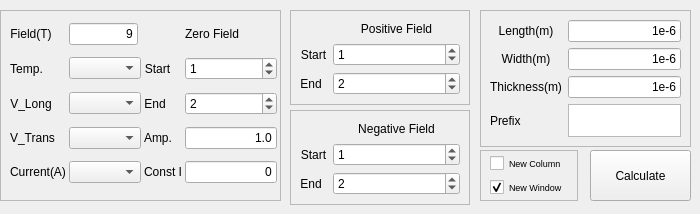
         <widget class="QWidget" name="tab_7">
          <attribute name="title">
           <string>TSwp_Hall</string>
          </attribute>
          <widget class="QFrame" name="frame_30">
           <property name="geometry">
            <rect>
             <x>480</x>
             <y>10</y>
             <width>211</width>
             <height>137</height>
            </rect>
           </property>
           <property name="frameShape">
            <enum>QFrame::Shape::StyledPanel</enum>
           </property>
           <property name="frameShadow">
            <enum>QFrame::Shadow::Raised</enum>
           </property>
           <layout class="QGridLayout" name="gridLayout_24">
            <item row="1" column="1">
             <widget class="QLineEdit" name="editTSwpHallWidth">
              <property name="text">
               <string>1e-6</string>
              </property>
              <property name="alignment">
               <set>Qt::AlignmentFlag::AlignRight|Qt::AlignmentFlag::AlignTrailing|Qt::AlignmentFlag::AlignVCenter</set>
              </property>
             </widget>
            </item>
            <item row="2" column="1">
             <widget class="QLineEdit" name="editTSwpHallThickness">
              <property name="text">
               <string>1e-6</string>
              </property>
              <property name="alignment">
               <set>Qt::AlignmentFlag::AlignRight|Qt::AlignmentFlag::AlignTrailing|Qt::AlignmentFlag::AlignVCenter</set>
              </property>
             </widget>
            </item>
            <item row="0" column="1">
             <widget class="QLineEdit" name="editTSwpHallLength">
              <property name="text">
               <string>1e-6</string>
              </property>
              <property name="alignment">
               <set>Qt::AlignmentFlag::AlignRight|Qt::AlignmentFlag::AlignTrailing|Qt::AlignmentFlag::AlignVCenter</set>
              </property>
             </widget>
            </item>
            <item row="1" column="0">
             <widget class="QLabel" name="label_X_24">
              <property name="text">
               <string>Width(m)</string>
              </property>
              <property name="alignment">
               <set>Qt::AlignmentFlag::AlignCenter</set>
              </property>
             </widget>
            </item>
            <item row="0" column="0">
             <widget class="QLabel" name="label_X_25">
              <property name="text">
               <string>Length(m)</string>
              </property>
              <property name="alignment">
               <set>Qt::AlignmentFlag::AlignCenter</set>
              </property>
             </widget>
            </item>
            <item row="2" column="0">
             <widget class="QLabel" name="label_X_26">
              <property name="text">
               <string>Thickness(m)</string>
              </property>
              <property name="alignment">
               <set>Qt::AlignmentFlag::AlignCenter</set>
              </property>
             </widget>
            </item>
            <item row="3" column="0">
             <widget class="QLabel" name="label_10">
              <property name="text">
               <string>Prefix</string>
              </property>
             </widget>
            </item>
            <item row="3" column="1">
             <widget class="QPlainTextEdit" name="editTSwpHallPrefix"/>
            </item>
           </layout>
          </widget>
          <widget class="QPushButton" name="btnTSwpHallCalculate">
           <property name="geometry">
            <rect>
             <x>590</x>
             <y>150</y>
             <width>101</width>
             <height>51</height>
            </rect>
           </property>
           <property name="sizePolicy">
            <sizepolicy hsizetype="Preferred" vsizetype="Preferred">
             <horstretch>0</horstretch>
             <verstretch>0</verstretch>
            </sizepolicy>
           </property>
           <property name="text">
            <string>Calculate</string>
           </property>
          </widget>
          <widget class="QFrame" name="frame_31">
           <property name="geometry">
            <rect>
             <x>480</x>
             <y>150</y>
             <width>98</width>
             <height>51</height>
            </rect>
           </property>
           <property name="frameShape">
            <enum>QFrame::Shape::StyledPanel</enum>
           </property>
           <property name="frameShadow">
            <enum>QFrame::Shadow::Raised</enum>
           </property>
           <layout class="QVBoxLayout" name="verticalLayout_8">
            <property name="topMargin">
             <number>3</number>
            </property>
            <property name="bottomMargin">
             <number>3</number>
            </property>
            <item>
             <widget class="QCheckBox" name="checkTSwpHallNewColumn">
              <property name="font">
               <font>
                <pointsize>7</pointsize>
               </font>
              </property>
              <property name="text">
               <string>New Column</string>
              </property>
              <property name="checked">
               <bool>false</bool>
              </property>
              <property name="tristate">
               <bool>false</bool>
              </property>
             </widget>
            </item>
            <item>
             <widget class="QCheckBox" name="checkTSwpHallNewWindow">
              <property name="font">
               <font>
                <pointsize>7</pointsize>
               </font>
              </property>
              <property name="text">
               <string>New Window</string>
              </property>
              <property name="checked">
               <bool>true</bool>
              </property>
              <property name="tristate">
               <bool>false</bool>
              </property>
             </widget>
            </item>
           </layout>
          </widget>
          <widget class="QFrame" name="frame_32">
           <property name="geometry">
            <rect>
             <x>0</x>
             <y>10</y>
             <width>281</width>
             <height>191</height>
            </rect>
           </property>
           <property name="frameShape">
            <enum>QFrame::Shape::StyledPanel</enum>
           </property>
           <property name="frameShadow">
            <enum>QFrame::Shadow::Raised</enum>
           </property>
           <layout class="QGridLayout" name="gridLayout_25">
            <property name="topMargin">
             <number>3</number>
            </property>
            <property name="rightMargin">
             <number>3</number>
            </property>
            <property name="bottomMargin">
             <number>3</number>
            </property>
            <property name="spacing">
             <number>3</number>
            </property>
            <item row="4" column="4">
             <widget class="QLineEdit" name="editTSwpHallConstI">
              <property name="sizePolicy">
               <sizepolicy hsizetype="Preferred" vsizetype="Fixed">
                <horstretch>0</horstretch>
                <verstretch>0</verstretch>
               </sizepolicy>
              </property>
              <property name="text">
               <string>0</string>
              </property>
              <property name="alignment">
               <set>Qt::AlignmentFlag::AlignRight|Qt::AlignmentFlag::AlignTrailing|Qt::AlignmentFlag::AlignVCenter</set>
              </property>
             </widget>
            </item>
            <item row="3" column="3">
             <widget class="QLabel" name="label_X_29">
              <property name="sizePolicy">
               <sizepolicy hsizetype="Fixed" vsizetype="Preferred">
                <horstretch>0</horstretch>
                <verstretch>0</verstretch>
               </sizepolicy>
              </property>
              <property name="text">
               <string>Amp.</string>
              </property>
              <property name="alignment">
               <set>Qt::AlignmentFlag::AlignCenter</set>
              </property>
             </widget>
            </item>
            <item row="2" column="4">
             <widget class="QSpinBox" name="spinTSwpHallZeroEnd">
              <property name="sizePolicy">
               <sizepolicy hsizetype="Preferred" vsizetype="Fixed">
                <horstretch>0</horstretch>
                <verstretch>0</verstretch>
               </sizepolicy>
              </property>
              <property name="maximum">
               <number>999999999</number>
              </property>
              <property name="value">
               <number>2</number>
              </property>
             </widget>
            </item>
            <item row="1" column="3">
             <widget class="QLabel" name="label_Y_35">
              <property name="sizePolicy">
               <sizepolicy hsizetype="Fixed" vsizetype="Preferred">
                <horstretch>0</horstretch>
                <verstretch>0</verstretch>
               </sizepolicy>
              </property>
              <property name="text">
               <string>Start</string>
              </property>
              <property name="alignment">
               <set>Qt::AlignmentFlag::AlignCenter</set>
              </property>
             </widget>
            </item>
            <item row="4" column="1" colspan="2">
             <widget class="QComboBox" name="comboTSwpHallCurrentCol"/>
            </item>
            <item row="3" column="0">
             <widget class="QLabel" name="label_X_20">
              <property name="sizePolicy">
               <sizepolicy hsizetype="Fixed" vsizetype="Preferred">
                <horstretch>0</horstretch>
                <verstretch>0</verstretch>
               </sizepolicy>
              </property>
              <property name="text">
               <string>V_Trans</string>
              </property>
              <property name="alignment">
               <set>Qt::AlignmentFlag::AlignCenter</set>
              </property>
             </widget>
            </item>
            <item row="1" column="4">
             <widget class="QSpinBox" name="spinTSwpHallZeroStart">
              <property name="sizePolicy">
               <sizepolicy hsizetype="Preferred" vsizetype="Fixed">
                <horstretch>0</horstretch>
                <verstretch>0</verstretch>
               </sizepolicy>
              </property>
              <property name="maximum">
               <number>999999999</number>
              </property>
              <property name="value">
               <number>1</number>
              </property>
             </widget>
            </item>
            <item row="3" column="1" colspan="2">
             <widget class="QComboBox" name="comboTSwpHallVTrans"/>
            </item>
            <item row="4" column="3">
             <widget class="QLabel" name="label_X_30">
              <property name="sizePolicy">
               <sizepolicy hsizetype="Fixed" vsizetype="Preferred">
                <horstretch>0</horstretch>
                <verstretch>0</verstretch>
               </sizepolicy>
              </property>
              <property name="text">
               <string>Const I</string>
              </property>
              <property name="alignment">
               <set>Qt::AlignmentFlag::AlignCenter</set>
              </property>
             </widget>
            </item>
            <item row="2" column="1" colspan="2">
             <widget class="QComboBox" name="comboTSwpHallVLong"/>
            </item>
            <item row="2" column="3">
             <widget class="QLabel" name="label_Y_36">
              <property name="sizePolicy">
               <sizepolicy hsizetype="Fixed" vsizetype="Preferred">
                <horstretch>0</horstretch>
                <verstretch>0</verstretch>
               </sizepolicy>
              </property>
              <property name="text">
               <string>End</string>
              </property>
              <property name="alignment">
               <set>Qt::AlignmentFlag::AlignCenter</set>
              </property>
             </widget>
            </item>
            <item row="1" column="1" colspan="2">
             <widget class="QComboBox" name="comboTSwpHallTemp"/>
            </item>
            <item row="1" column="0">
             <widget class="QLabel" name="label_X_19">
              <property name="sizePolicy">
               <sizepolicy hsizetype="Fixed" vsizetype="Preferred">
                <horstretch>0</horstretch>
                <verstretch>0</verstretch>
               </sizepolicy>
              </property>
              <property name="text">
               <string>Temp.</string>
              </property>
              <property name="alignment">
               <set>Qt::AlignmentFlag::AlignCenter</set>
              </property>
             </widget>
            </item>
            <item row="4" column="0">
             <widget class="QLabel" name="label_X_28">
              <property name="sizePolicy">
               <sizepolicy hsizetype="Fixed" vsizetype="Preferred">
                <horstretch>0</horstretch>
                <verstretch>0</verstretch>
               </sizepolicy>
              </property>
              <property name="text">
               <string>Current(A)</string>
              </property>
              <property name="alignment">
               <set>Qt::AlignmentFlag::AlignCenter</set>
              </property>
             </widget>
            </item>
            <item row="2" column="0">
             <widget class="QLabel" name="label_X_27">
              <property name="sizePolicy">
               <sizepolicy hsizetype="Fixed" vsizetype="Preferred">
                <horstretch>0</horstretch>
                <verstretch>0</verstretch>
               </sizepolicy>
              </property>
              <property name="text">
               <string>V_Long</string>
              </property>
              <property name="alignment">
               <set>Qt::AlignmentFlag::AlignCenter</set>
              </property>
             </widget>
            </item>
            <item row="3" column="4">
             <widget class="QLineEdit" name="editTSwpHallAmp">
              <property name="sizePolicy">
               <sizepolicy hsizetype="Fixed" vsizetype="Fixed">
                <horstretch>0</horstretch>
                <verstretch>0</verstretch>
               </sizepolicy>
              </property>
              <property name="text">
               <string>1.0</string>
              </property>
              <property name="alignment">
               <set>Qt::AlignmentFlag::AlignRight|Qt::AlignmentFlag::AlignTrailing|Qt::AlignmentFlag::AlignVCenter</set>
              </property>
              <property name="placeholderText">
               <string/>
              </property>
             </widget>
            </item>
            <item row="0" column="4">
             <widget class="QLabel" name="label_Y_37">
              <property name="sizePolicy">
               <sizepolicy hsizetype="Fixed" vsizetype="Fixed">
                <horstretch>0</horstretch>
                <verstretch>0</verstretch>
               </sizepolicy>
              </property>
              <property name="text">
               <string>Zero Field</string>
              </property>
              <property name="alignment">
               <set>Qt::AlignmentFlag::AlignCenter</set>
              </property>
             </widget>
            </item>
            <item row="0" column="0">
             <widget class="QLabel" name="label_X_31">
              <property name="sizePolicy">
               <sizepolicy hsizetype="Fixed" vsizetype="Preferred">
                <horstretch>0</horstretch>
                <verstretch>0</verstretch>
               </sizepolicy>
              </property>
              <property name="text">
               <string>Field(T)</string>
              </property>
              <property name="alignment">
               <set>Qt::AlignmentFlag::AlignCenter</set>
              </property>
             </widget>
            </item>
            <item row="0" column="1">
             <widget class="QLineEdit" name="editTSwpHallField">
              <property name="sizePolicy">
               <sizepolicy hsizetype="Preferred" vsizetype="Fixed">
                <horstretch>0</horstretch>
                <verstretch>0</verstretch>
               </sizepolicy>
              </property>
              <property name="text">
               <string>9</string>
              </property>
              <property name="alignment">
               <set>Qt::AlignmentFlag::AlignRight|Qt::AlignmentFlag::AlignTrailing|Qt::AlignmentFlag::AlignVCenter</set>
              </property>
             </widget>
            </item>
           </layout>
          </widget>
          <widget class="QFrame" name="frame_33">
           <property name="geometry">
            <rect>
             <x>290</x>
             <y>110</y>
             <width>180</width>
             <height>95</height>
            </rect>
           </property>
           <property name="frameShape">
            <enum>QFrame::Shape::StyledPanel</enum>
           </property>
           <property name="frameShadow">
            <enum>QFrame::Shadow::Raised</enum>
           </property>
           <layout class="QGridLayout" name="gridLayout_26">
            <item row="0" column="1">
             <widget class="QLabel" name="label_Y_29">
              <property name="text">
               <string>Negative Field</string>
              </property>
              <property name="alignment">
               <set>Qt::AlignmentFlag::AlignCenter</set>
              </property>
             </widget>
            </item>
            <item row="1" column="1">
             <widget class="QSpinBox" name="spinTSwpHallNegStart">
              <property name="sizePolicy">
               <sizepolicy hsizetype="Preferred" vsizetype="Fixed">
                <horstretch>0</horstretch>
                <verstretch>0</verstretch>
               </sizepolicy>
              </property>
              <property name="maximum">
               <number>999999999</number>
              </property>
              <property name="value">
               <number>1</number>
              </property>
             </widget>
            </item>
            <item row="3" column="1">
             <widget class="QSpinBox" name="spinTSwpHallNegEnd">
              <property name="sizePolicy">
               <sizepolicy hsizetype="Preferred" vsizetype="Fixed">
                <horstretch>0</horstretch>
                <verstretch>0</verstretch>
               </sizepolicy>
              </property>
              <property name="maximum">
               <number>999999999</number>
              </property>
              <property name="value">
               <number>2</number>
              </property>
             </widget>
            </item>
            <item row="3" column="0">
             <widget class="QLabel" name="label_Y_30">
              <property name="sizePolicy">
               <sizepolicy hsizetype="Fixed" vsizetype="Preferred">
                <horstretch>0</horstretch>
                <verstretch>0</verstretch>
               </sizepolicy>
              </property>
              <property name="text">
               <string>End</string>
              </property>
              <property name="alignment">
               <set>Qt::AlignmentFlag::AlignCenter</set>
              </property>
             </widget>
            </item>
            <item row="1" column="0">
             <widget class="QLabel" name="label_Y_31">
              <property name="sizePolicy">
               <sizepolicy hsizetype="Fixed" vsizetype="Preferred">
                <horstretch>0</horstretch>
                <verstretch>0</verstretch>
               </sizepolicy>
              </property>
              <property name="text">
               <string>Start</string>
              </property>
              <property name="alignment">
               <set>Qt::AlignmentFlag::AlignCenter</set>
              </property>
             </widget>
            </item>
           </layout>
          </widget>
          <widget class="QFrame" name="frame_34">
           <property name="geometry">
            <rect>
             <x>290</x>
             <y>10</y>
             <width>180</width>
             <height>95</height>
            </rect>
           </property>
           <property name="frameShape">
            <enum>QFrame::Shape::StyledPanel</enum>
           </property>
           <property name="frameShadow">
            <enum>QFrame::Shadow::Raised</enum>
           </property>
           <layout class="QGridLayout" name="gridLayout_27">
            <item row="0" column="1">
             <widget class="QLabel" name="label_Y_32">
              <property name="text">
               <string>Positive Field</string>
              </property>
              <property name="alignment">
               <set>Qt::AlignmentFlag::AlignCenter</set>
              </property>
             </widget>
            </item>
            <item row="1" column="1">
             <widget class="QSpinBox" name="spinTSwpHallPosStart">
              <property name="sizePolicy">
               <sizepolicy hsizetype="Preferred" vsizetype="Fixed">
                <horstretch>0</horstretch>
                <verstretch>0</verstretch>
               </sizepolicy>
              </property>
              <property name="maximum">
               <number>999999999</number>
              </property>
              <property name="value">
               <number>1</number>
              </property>
             </widget>
            </item>
            <item row="3" column="1">
             <widget class="QSpinBox" name="spinTSwpHallPosEnd">
              <property name="sizePolicy">
               <sizepolicy hsizetype="Preferred" vsizetype="Fixed">
                <horstretch>0</horstretch>
                <verstretch>0</verstretch>
               </sizepolicy>
              </property>
              <property name="maximum">
               <number>999999999</number>
              </property>
              <property name="value">
               <number>2</number>
              </property>
             </widget>
            </item>
            <item row="3" column="0">
             <widget class="QLabel" name="label_Y_33">
              <property name="sizePolicy">
               <sizepolicy hsizetype="Fixed" vsizetype="Preferred">
                <horstretch>0</horstretch>
                <verstretch>0</verstretch>
               </sizepolicy>
              </property>
              <property name="text">
               <string>End</string>
              </property>
              <property name="alignment">
               <set>Qt::AlignmentFlag::AlignCenter</set>
              </property>
             </widget>
            </item>
            <item row="1" column="0">
             <widget class="QLabel" name="label_Y_34">
              <property name="sizePolicy">
               <sizepolicy hsizetype="Fixed" vsizetype="Preferred">
                <horstretch>0</horstretch>
                <verstretch>0</verstretch>
               </sizepolicy>
              </property>
              <property name="text">
               <string>Start</string>
              </property>
              <property name="alignment">
               <set>Qt::AlignmentFlag::AlignCenter</set>
              </property>
             </widget>
            </item>
           </layout>
          </widget>
         </widget>
